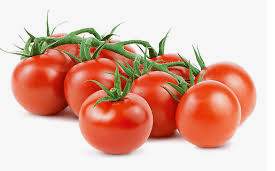
#> input picture tomatoes.png, 275 x 171 px
$ jupyter execute 'Video 2.25, 2.26, 2.27.ipynb'
#> lines starting #> are read from the running program, lines starting #| are printed output that depends on the picture
[cell 1]
import cv2
import numpy as np

[cell 2]
img = cv2.imread("tomatoes.png")
#> img is the input picture: shape (171, 275, 3); mean B, G, R 166.4, 181.3, 224
#And = cv2.bitwise_and(square, ellipse)

kernel_sharpening = np.array([[-1, -1, -1],
                            [-1, 9,-1],
                            [-1,-1,-1]])

sharpened = cv2.filter2D(img, -1, kernel_sharpening)
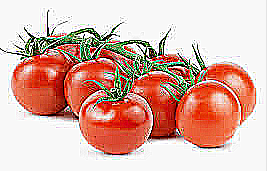
#> sharpened: shape (171, 275, 3); mean B, G, R 169, 180.2, 219.8

cv2.imshow("img_sharp", sharpened)
cv2.waitKey(0)
cv2.destroyAllWindows()

[cell 3]
ret, thresh1 = cv2.threshold(img, 127, 255, cv2.THRESH_BINARY)
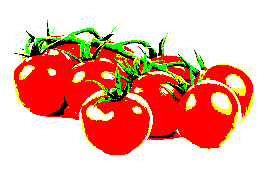
#> thresh1: shape (171, 275, 3); mean B, G, R 155.8, 173.9, 238.1
cv2.imshow("img1", thresh1)
cv2.waitKey(0)
cv2.destroyAllWindows()

[cell 4]
ret, thresh2 = cv2.threshold(img, 127, 255, cv2.THRESH_BINARY_INV)
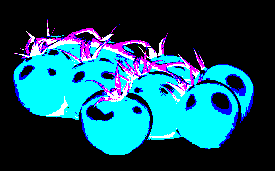
#> thresh2: shape (171, 275, 3); mean B, G, R 99.2, 81.1, 16.9
cv2.imshow("img2", thresh2)
cv2.waitKey(0)
cv2.destroyAllWindows()

[cell 5]
ret, thresh3 = cv2.threshold(img, 127, 255, cv2.THRESH_TRUNC)
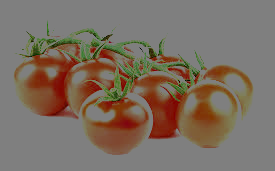
#> thresh3: shape (171, 275, 3); mean B, G, R 99.1, 111.2, 124.4
cv2.imshow("img3", thresh3)
cv2.waitKey(0)
cv2.destroyAllWindows()

[cell 6]
ret, thresh4 = cv2.threshold(img, 127, 255, cv2.THRESH_TOZERO)
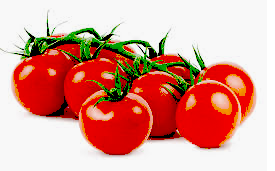
#> thresh4: shape (171, 275, 3); mean B, G, R 144.9, 156.7, 218.2
cv2.imshow("img4", thresh4)
cv2.waitKey(0)
cv2.destroyAllWindows()

[cell 7]
ret, thresh5 = cv2.threshold(img, 127, 255, cv2.THRESH_TOZERO_INV)
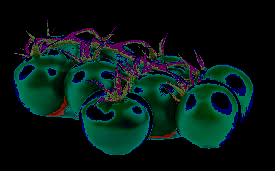
#> thresh5: shape (171, 275, 3); mean B, G, R 21.5, 24.6, 5.8
cv2.imshow("img5", thresh5)
cv2.waitKey(0)
cv2.destroyAllWindows()
